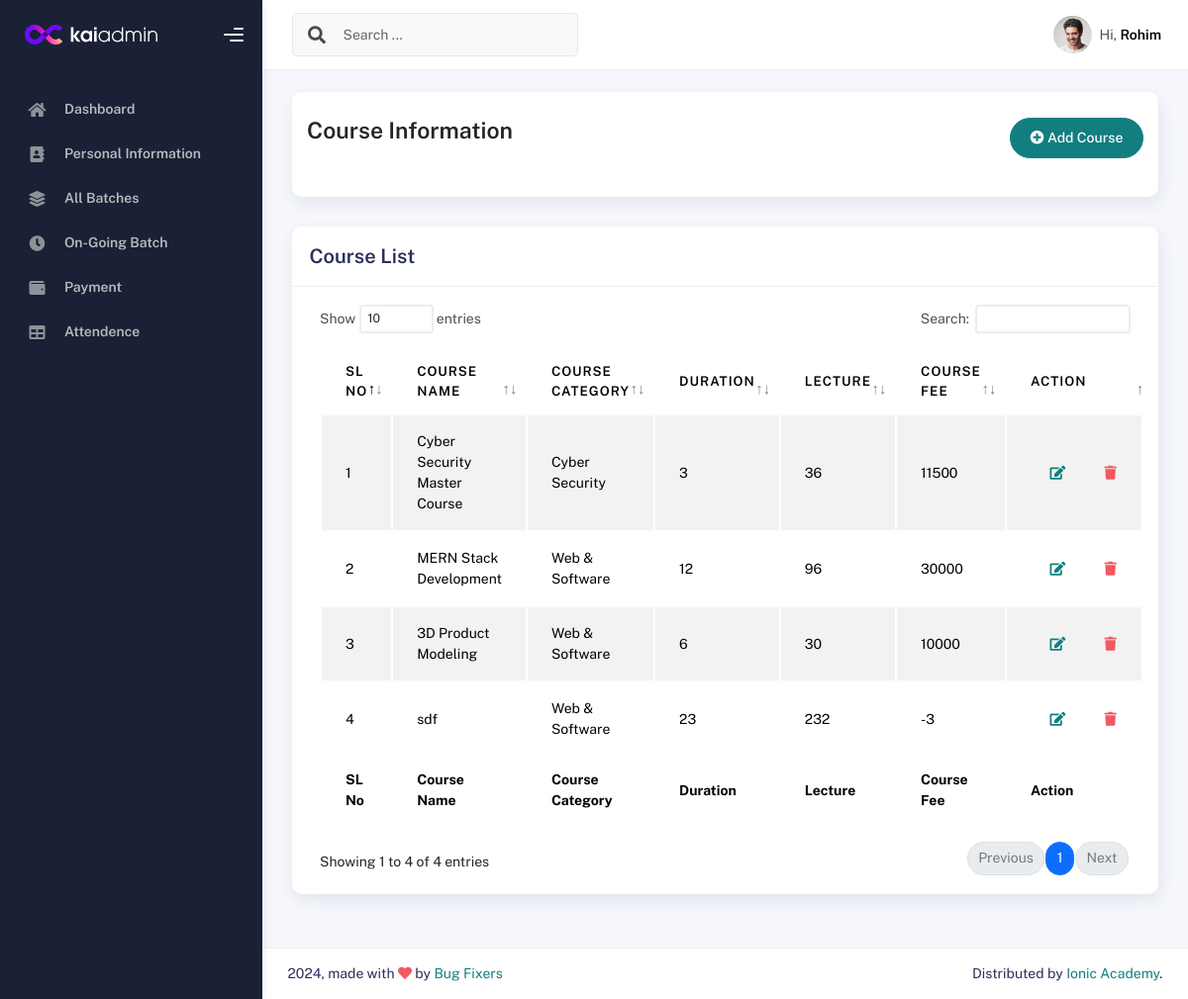
The app's page /courselist/ (signed in) with its own data.
### IMSapp/models.py (models this page shows, shortened)
class IMSUserModel(AbstractUser):
    USERTYPE=[
        ('Authority','Authority'),
        ('Student','Student'),
        ('Teacher','Teacher'),
        ('Staff','Staff'),
    ]
    UserType=models.CharField(choices=USERTYPE,max_length=100, null=True)

class StudentModel(models.Model):
    Imsuser=models.OneToOneField(IMSUserModel,on_delete=models.CASCADE,related_name='studentinfo',null=True)
    StudentID=models.CharField(max_length=100,null=True)
    StudentName=models.CharField(max_length=100,null=True)
    StudentPhoto=models.ImageField(upload_to='media/studentPhoto',null=True)
    AdmissionDate=models.DateField(auto_now_add=True,null=True)
    EducationalQualification=models.CharField(max_length=100,null=True)
    LinkedInLink =models.CharField(max_length=150,null=True)
    GithubLink =models.CharField(max_length=150,null=True)
    FacebookLink =models.CharField(max_length=150,null=True)

class CourseInfoModel(models.Model):
    CourseName=models.CharField(max_length=150, null=True)
    Sologan=models.CharField(max_length=100, null=True)
    ShortSummary=models.CharField(max_length=150, null=True)
    CourseCategory=models.ForeignKey(CourseCategoryModel,on_delete=models.SET_NULL,related_name='coursecategory', null=True)
    Lecture=models.IntegerField(null=True)
    CourseDuration=models.IntegerField(null=True)
    WeeklyClass=models.IntegerField(null=True)
    ClassDuration=models.IntegerField(null=True)
    TotalProject=models.IntegerField(null=True)
    CourseOverview=models.TextField(null=True)
    CourseCurrriculum=models.TextField(null=True)
    Software=models.TextField(max_length=200, null=True)
    CourseFor=models.TextField(null=True)
    JobPositions=models.TextField(null=True)
    CourseFee=models.IntegerField(null=True)
    IntroVideo=models.CharField(max_length=200, null=True)
    CourseImage=models.ImageField(upload_to='media/courseImage', null=True)

class CourseCategoryModel(models.Model):
    CategoryName = models.CharField(max_length=100,null=True)
    def __str__(self):
        return self.CategoryName

### IMSapp/courseviews.py (the view)
# urls.py: path('courselist/',courselist,name="courselist"),
@login_required
def courselist(request):
    coursedata = CourseInfoModel.objects.all()
    context = {
        'coursedata':coursedata
    }
    return render(request,'courses/courselist.html',context)

### IMSapp/templates/courses/courselist.html
{% extends "profilemaster/master.html" %}
{% block content %}
<div class="col-sm-12 col-md-12">
    <div class="card card-stats card-round">
        <div class="card-body">
            <div class="d-flex align-items-left align-items-md-center flex-column flex-md-row pt-2 pb-4">
                <div>
                    <h3 class="fw-bold mb-3">Course Information</h3>
                </div>
                <div class="ms-md-auto py-2 py-md-0">
                    <a href="{% url 'addcourse' %}" class="btn btn-primary btn-round"><i class="fas fa-plus-circle"></i> Add Course</a>
                </div>
            </div>
        </div>
    </div>
</div>
<div class="col-md-12">
    <div class="card">
      <div class="card-header">
        <h4 class="card-title">Course List</h4>
      </div>
      <div class="card-body">
        <div class="table-responsive">
          <table id="basic-datatables" class="display table table-striped table-hover">
            <thead>
              <tr>
                <th>SL No</th>
                <th>Course Name</th>
                <th>Course Category</th>
                <th>Duration</th>
                <th>Lecture</th>
                <th>Course Fee</th>
                <th>Action</th>
              </tr>
            </thead>
            <tfoot>
              <tr>
                <th>SL No</th>
                <th>Course Name</th>
                <th>Course Category</th>
                <th>Duration</th>
                <th>Lecture</th>
                <th>Course Fee</th>
                <th>Action</th>
              </tr>
            </tfoot>
            <tbody>
              {% for i in coursedata %}
                <tr>
                  <td>{{forloop.counter}}</td>
                  <td>{{i.CourseName}}</td>
                  <td>{{i.CourseCategory}}</td>
                  <td>{{i.CourseDuration}}</td>
                  <td>{{i.Lecture}}</td>
                  <td>{{i.CourseFee}}</td>
                  <td>
                    <div class="form-button-action">
                      <a href="{% url 'editcourse' i.id %}" class="btn btn-link btn-primary btn-md">
                        <i class="fa fa-edit"></i>
                      </a>
                      <a href="{% url 'deletecourse' i.id %}" class="btn btn-link btn-danger btn-md">
                        <i class="fa fa-trash"></i>
                      </a>
                    </div>
                  </td>
                </tr>
              {% endfor %}
            </tbody>
          </table>
        </div>
      </div>
    </div>
  </div>
{% endblock content %}

### IMSapp/templates/profilemaster/header.html (shortened to what this page needs)
{% load static %}
<div class="main-header">
    <nav class="navbar navbar-header navbar-header-transparent navbar-expand-lg border-bottom">
      <div class="container-fluid">
        <nav class="navbar navbar-header-left navbar-expand-lg navbar-form nav-search p-0 d-none d-lg-flex">
          <div class="input-group">
            <div class="input-group-prepend">
              <button type="submit" class="btn btn-search pe-1">
                <i class="fa fa-search search-icon"></i>
              </button>
            </div>
            <input type="text" placeholder="Search ..." class="form-control" />
          </div>
        </nav>
        <ul class="navbar-nav topbar-nav ms-md-auto align-items-center">
          <li class="nav-item topbar-user dropdown hidden-caret">
            <a class="dropdown-toggle profile-pic" data-bs-toggle="dropdown" href="#" aria-expanded="false">
              <div class="avatar-sm">
                <img src="{% static 'profileassets/img/profile.jpg' %}" alt="..." class="avatar-img rounded-circle" />
              </div>
              <span class="profile-username">
                <span class="op-7">Hi,</span>
                <span class="fw-bold">{{user.studentinfo.StudentName}}</span>
              </span>
            </a>
          </li>
        </ul>
      </div>
    </nav>
  </div>

### records on screen
IMSUserModel: studentinfo.StudentName "Rohim"
CourseInfoModel: CourseName "Cyber Security Master Course", CourseCategory "Cyber Security", CourseDuration "3", Lecture "36", CourseFee "11500"
CourseInfoModel: CourseName "MERN Stack Development", CourseCategory "Web & Software", CourseDuration "12", Lecture "96", CourseFee "30000"
CourseInfoModel: CourseName "3D Product Modeling", CourseCategory "Web & Software", CourseDuration "6", Lecture "30", CourseFee "10000"
CourseInfoModel: CourseName "sdf", CourseCategory "Web & Software", CourseDuration "23", Lecture "232", CourseFee "-3"
